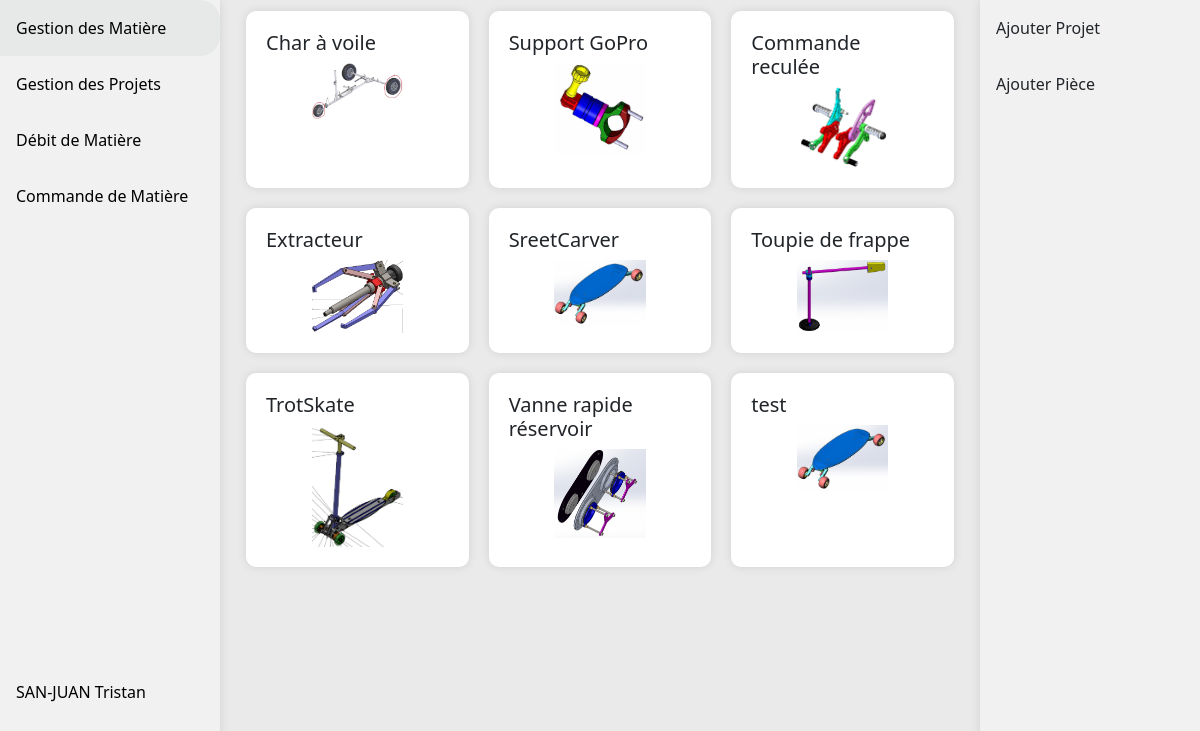
Page /gestionProjet.php (signed in) on the committed database.
### tables this page shows
CREATE TABLE IF NOT EXISTS `projet` (
  `id_projet` int NOT NULL AUTO_INCREMENT,
  `nom` varchar(100) NOT NULL,
  `img` varchar(100) NOT NULL,
  PRIMARY KEY (`id_projet`)
);

### php/SQLConnexion.php (called while the page is built, shortened)
<?php
class SQLConnexion {
    private $conn;
    public function __construct()
    {
        $servername = "localhost";
        $username = "root";
        $password = "";
        $bddname = "gestionStock";
        try {
            $this->conn = new PDO("mysql:host=$servername;dbname=".$bddname, $username, $password);
            $this->conn->setAttribute(PDO::ATTR_ERRMODE, PDO::ERRMODE_EXCEPTION);
        } catch(PDOException $e) {
        }
    }
    public function conbdd(): PDO {
        return $this->conn;
    }
}

### html/gestionProjet.php (the view, shortened to what this page needs)
        <!DOCTYPE html>
<html lang="en" xmlns="http://www.w3.org/1999/html">
<head>
    <link href="https://cdn.jsdelivr.net/npm/bootstrap@5.1.3/dist/css/bootstrap.min.css" rel="stylesheet">
    <link rel="stylesheet" href="https://use.fontawesome.com/releases/v6.4.2/css/all.css" />
    <link rel="stylesheet" href="https://cdn.datatables.net/1.13.7/css/jquery.dataTables.css" />
    <link rel="stylesheet" href="../css/styles.css"/>
</head>
<body>
<?php
include '../php/SQLConnexion.php';
$conn = new SQLConnexion();
$req = $conn->conbdd()->query("SELECT * FROM projet");
$resProjet = $req->fetchAll();
?>
<div class="side-bar-big">
    <a class="gestionMatiere" href="gestionMatiere.php">Gestion des Matière</a>
    <a class="gestionProjet" href="gestionProjet.php">Gestion des Projets</a>
    <a class="debitMatiere" href="debitMatiere.php">Débit de Matière</a>
    <a class="commandMatiere" href="commandeMatiere.php">Commande de Matière</a>
    <a class="account" href="#"><?=$_SESSION['nom'] . " " . $_SESSION['prenom']?></a>
</div>
<div class="side-bar-action">
    <a onclick="afficher()">Ajouter Projet</a>
    <a onclick="afficherPiece()">Ajouter Pièce</a>
</div>
<div class="content" style="">
    <?php
    foreach ($resProjet as $projet) {
    ?>
    <div class="case" onclick="">
        <h5><?=$projet["nom"]?></h5>
        <img src="projetLestrelin/<?= $projet["img"]?>">
    </div>
    <?php }?>
</div>
</body>
</html>

### css/styles.css (style rules this page uses)
html, body { height: 100%; background-color: #eaeaea; }
.side-bar-action { right: 0; margin: 0; padding: 0; width: 220px; background-color: #f1f1f1; position: fixed; height: 100%; overflow: auto; box-shadow: 0 0 10px rgba(0, 0, 0, 0.1); }
.side-bar-action a { display: block; color: black; padding: 16px; text-decoration: none; }
.side-bar-big { margin: 0; padding: 0; width: 220px; background-color: #f1f1f1; position: fixed; height: 100%; overflow: auto; box-shadow: 0 0 10px rgba(0, 0, 0, 0.1); }
.side-bar-big a { display: block; color: black; padding: 16px; text-decoration: none; }
.side-bar-big a.account { display: block; color: black; padding: 16px; text-decoration: none; margin-top: 200%; }
div.content { background-color: #eaeaea; margin-right:220px; margin-left: 220px; padding: 1px 16px; }
.content { display: flex; flex-wrap: wrap; }
.case img { width: 50%; height: auto; display:block; margin-left:auto; margin-right: auto; }
.case { margin: 10px; width: calc(33.33% - 20px); background-color: #fff; padding: 20px; border-radius: 10px; box-shadow: 0 0 10px rgba(0, 0, 0, 0.1); display: inline-block; box-sizing: border-box; }

### rows in the picture
projet: nom "Char à voile", img (picture)
projet: nom "Support GoPro", img (picture)
projet: nom "Commande reculée", img (picture)
projet: nom "Extracteur", img (picture)
projet: nom "SreetCarver", img (picture)
projet: nom "Toupie de frappe", img (picture)
projet: nom "TrotSkate", img (picture)
projet: nom "Vanne rapide réservoir", img (picture)
projet: nom "test", img (picture)

### other values in the picture
$_SESSION['nom'] "SAN-JUAN"
$_SESSION['prenom'] "Tristan"
